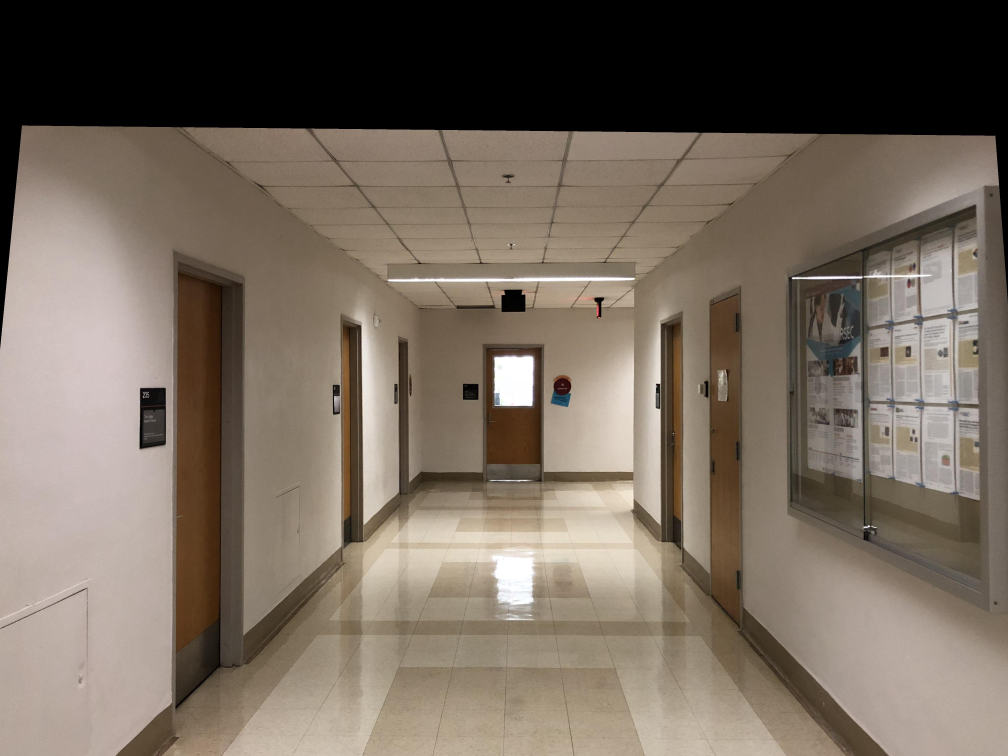
%> input picture assignment3/code/Q3/pics/Q3_rect.jpg, 4032 x 3024 px (shown at 1/4 size)
$ octave texture_visualization.m   (GNU Octave 9; MATLAB toolbox functions it lacks are replaced by stand-ins)
%> lines starting %> are read from the running program, lines starting %| are printed output that depends on the picture
### assignment3/code/Q3/ComputeHomography.m
function H = ComputeHomography(u, X)

A = [];
for i = 1 : size(u,1)
    A = [A; X(i,:) zeros(1,3) -u(i,1)*X(i,:)];
    A = [A; zeros(1,3) X(i,:) -u(i,2)*X(i,:)];
end

[u, d, v] = svd(A);
h = v(:,end);
H = [h(1:3)'; h(4:6)'; h(7:9)'];
H = H/norm(H);

### assignment3/code/Q3/ImWarpWindow.m
function im_warped = ImWarpWindow(im,H,window_size)

x_dim = window_size(2);
y_dim = window_size(1);

im = double(im);
H = inv(H);

[u_x, u_y] = meshgrid(1:x_dim, 1:y_dim);
h = size(u_x, 1); w = size(u_x,2);

v_x = H(1,1)*u_x + H(1,2)*u_y + H(1,3);
v_y = H(2,1)*u_x + H(2,2)*u_y + H(2,3);
v_z = H(3,1)*u_x + H(3,2)*u_y + H(3,3);

v_x = v_x./v_z;
v_y = v_y./v_z;

im_warped(:,:,1) = reshape(interp2(im(:,:,1), v_x(:), v_y(:)), [h, w]);
im_warped(:,:,2) = reshape(interp2(im(:,:,2), v_x(:), v_y(:)), [h, w]);
im_warped(:,:,3) = reshape(interp2(im(:,:,3), v_x(:), v_y(:)), [h, w]);

im_warped = uint8(im_warped);

end

### assignment4/code/skewsymm.m
function C = skewsymm(X1)

% generates skew symmetric matrix

C = [0      , -X1(3) ,  X1(2)
    X1(3) , 0      , -X1(1)
    -X1(2) , X1(1)  ,     0];

### assignment3/code/Q3/texture_visualization.m
% Tour into Your Picture

clear; close all; clc;

im = imread('pics/Q3_rect.jpg');
% imshow(im);

f = 3351.6;
px = size(im,2)/2;
%> px = 2016
py = size(im,1)/2;
%> py = 1512
K = [f 0 px; 0 f py; 0 0 1];
%> K = [3351.6 0 2016; 0 3351.6 1512; 0 0 1]


% vanish point in Z direction

m11 = [2462;2675;1];
m12 = [2315;2251;1];
m21 = [1595;2667;1];
m22 = [1771;2249;1];
m31 = [2643;739;1];
m32 = [2459;992;1];
m41 = [1427;743;1];
m42 = [1631;1000;1];

l1 = skewsymm(m11)*m12;
l2 = skewsymm(m21)*m22;
l3 = skewsymm(m31)*m32;
l4 = skewsymm(m41)*m42;

A = [l1';l2';l3';l4'];
[~, ~, v] = svd(A);
p = v(:,end);
p = p/p(3,1);

% [8 lines of commented-out code are left out]

u11 = [1487;2129;1];
u12 = [2605;2129;1];
u21 = [1487;1086;1];
u22 = [2605;1086;1];

v11 = [1075;2540;1];
v12 = [2983;2540;1];
v21 = [1075;785;1];
v22 = [2983;785;1];

% self-defined depth of u_ii plane
d = 1;
U11 = d*inv(K)*u11;
%> U11 = [-0.158; 0.184; 1]
U12 = d*inv(K)*u12;
%> U12 = [0.176; 0.184; 1]
U21 = d*inv(K)*u21;
U22 = d*inv(K)*u22;

% find V_ii by lambda1
a = inv(K)*v11;
b = inv(K)*p;
c = d*inv(K)*u11;
sols = [a(1,1) b(1,1);a(2,1) b(2,1);a(3,1) b(3,1)]\c;
V11 = sols(1,1)*inv(K)*v11;

a = inv(K)*v12;
b = inv(K)*p;
c = d*inv(K)*u12;
sols = [a(1,1) b(1,1);a(2,1) b(2,1);a(3,1) b(3,1)]\c;
V12 = sols(1,1)*inv(K)*v12;

a = inv(K)*v21;
b = inv(K)*p;
c = d*inv(K)*u21;
sols = [a(1,1) b(1,1);a(2,1) b(2,1);a(3,1) b(3,1)]\c;
V21 = sols(1,1)*inv(K)*v21;

a = inv(K)*v22;
b = inv(K)*p;
c = d*inv(K)*u22;
sols = [a(1,1) b(1,1);a(2,1) b(2,1);a(3,1) b(3,1)]\c;
V22 = sols(1,1)*inv(K)*v22;


w = round(u12(1) - u11(1));
h = round((U11(2)-U21(2)) * w / (U12(1)-U11(1)));
d = round((U11(3)-V11(3)) * w / (U12(1)-U11(1)));

H_top  = ComputeHomography([1 1 1; w 1 1; w d 1; 1 d 1], [v21'; v22'; u22'; u21']);
H_bot  = ComputeHomography([1 1 1; w 1 1; w d 1; 1 d 1], [u11'; u12'; v12'; v11']);
H_back = ComputeHomography([1 1 1; w 1 1; w h 1; 1 h 1], [u21'; u22'; u12'; u11']);
H_left = ComputeHomography([1 1 1; d 1 1; d h 1; 1 h 1], [v21'; u21'; u11'; v11']);
H_right= ComputeHomography([1 1 1; d 1 1; d h 1; 1 h 1], [u22'; v22'; v12'; u12']);

top  = ImWarpWindow(im,H_top,[d w]);
%> in ImWarpWindow, `im_warped(:,:,3) = reshape(interp2(im(:,:,3), v_x(:), v_y(:)), [h, w]);`:
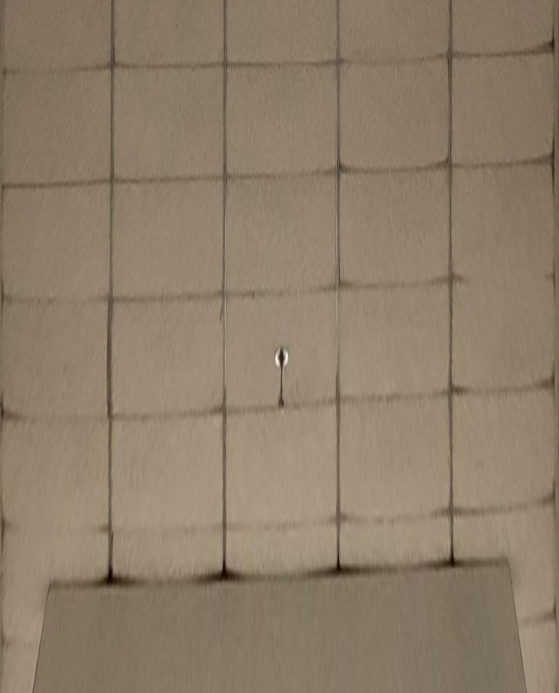
%> im_warped: size 1386x1118x3 double (shown at 1/2 size); mean R, G, B 142.1, 126, 106.7
bot  = ImWarpWindow(im, H_bot, [d w]);
%> call 2 of ImWarpWindow, with window_size = [1386 1118]
%> in ImWarpWindow (call 2), `im_warped(:,:,1) = reshape(interp2(im(:,:,1), v_x(:), v_y(:)), [h, w]);`:
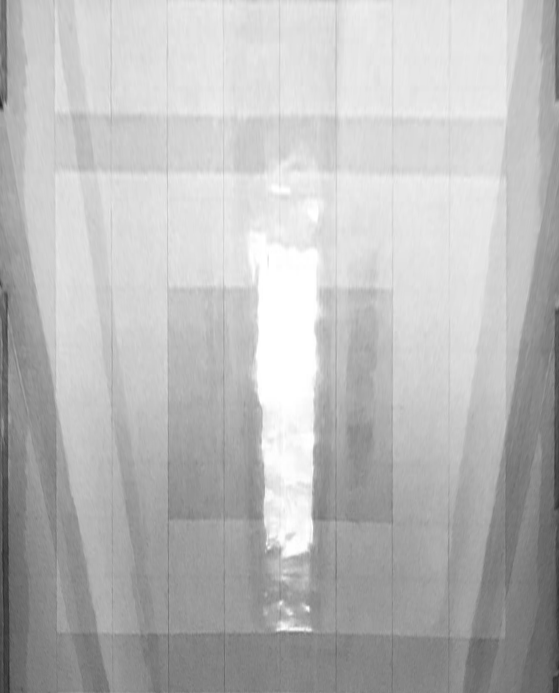
%> im_warped: size 1386x1118 double (shown at 1/2 size); min 36.67, max 255, mean 186.2
%> in ImWarpWindow (call 2), `im_warped(:,:,3) = reshape(interp2(im(:,:,3), v_x(:), v_y(:)), [h, w]);`:
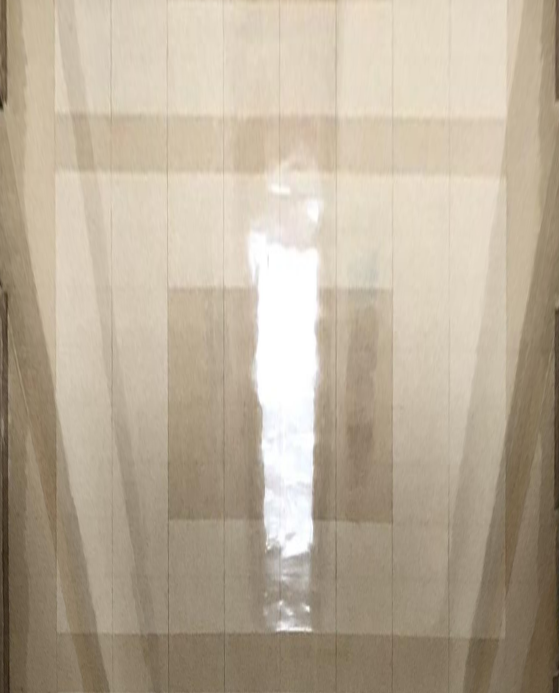
%> im_warped: size 1386x1118x3 double (shown at 1/2 size); mean R, G, B 186.2, 173.2, 153.6
back = ImWarpWindow(im, H_back,[h w]);
%> call 3 of ImWarpWindow, with window_size = [1043 1118]
%> in ImWarpWindow (call 3), `im_warped(:,:,1) = reshape(interp2(im(:,:,1), v_x(:), v_y(:)), [h, w]);`:
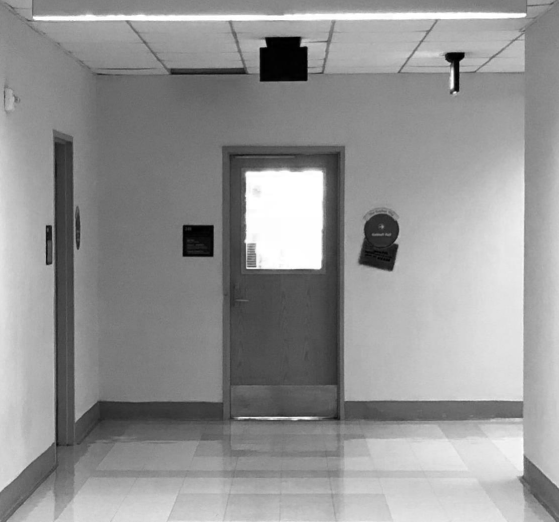
%> im_warped: size 1043x1118 double (shown at 1/2 size); min 0, max 255, mean 148.1
%> in ImWarpWindow (call 3), `im_warped(:,:,3) = reshape(interp2(im(:,:,3), v_x(:), v_y(:)), [h, w]);`:
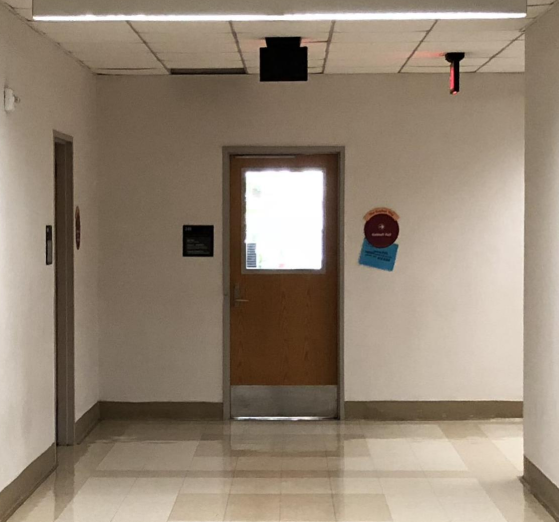
%> im_warped: size 1043x1118x3 double (shown at 1/2 size); mean R, G, B 148.1, 133.1, 116.3
left = ImWarpWindow(im, H_left,[h d]);
%> call 4 of ImWarpWindow, with window_size = [1043 1386]
%> in ImWarpWindow (call 4), `im_warped(:,:,1) = reshape(interp2(im(:,:,1), v_x(:), v_y(:)), [h, w]);`:
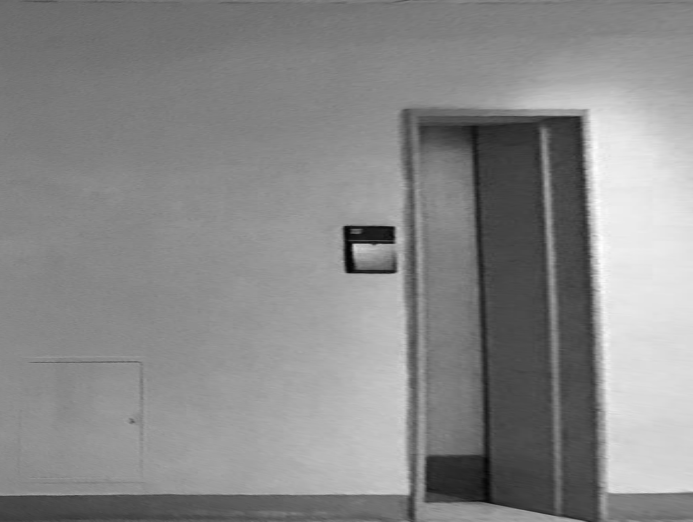
%> im_warped: size 1043x1386 double (shown at 1/2 size); min 2.11, max 255, mean 137.1
%> in ImWarpWindow (call 4), `im_warped(:,:,3) = reshape(interp2(im(:,:,3), v_x(:), v_y(:)), [h, w]);`:
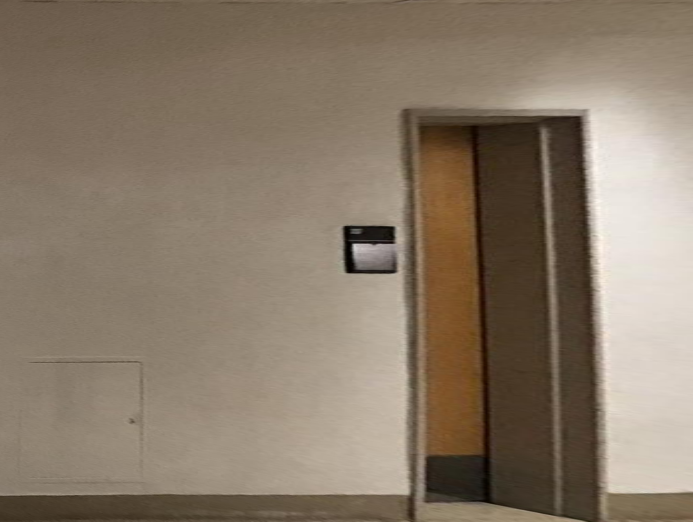
%> im_warped: size 1043x1386x3 double (shown at 1/2 size); mean R, G, B 137.1, 122.2, 105
right= ImWarpWindow(im, H_right,[h d]);
%> (the run ends here)
